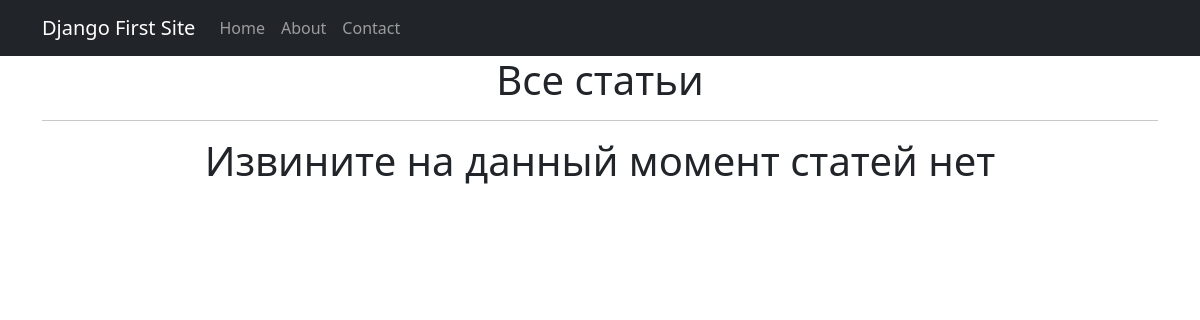
Before: /news/ with the older database file.
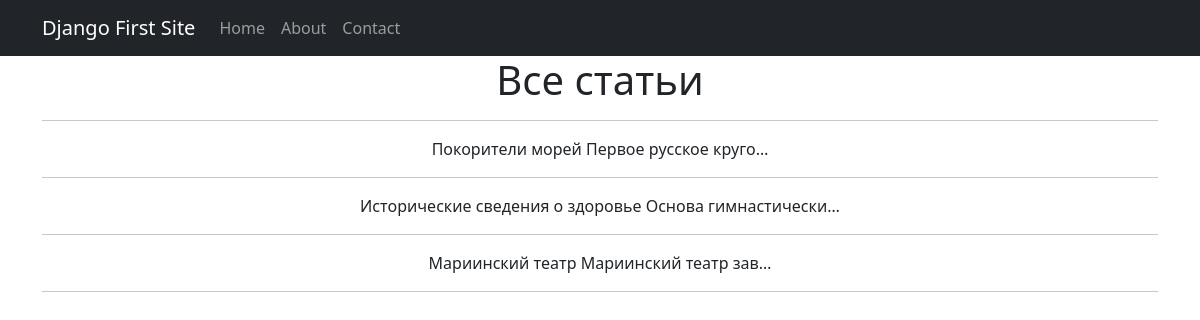
After: the same page with the newer database file.
### news/models.py (models this page shows, shortened)
class Post(models.Model):
    news = 'NW'
    article = 'AR'
    CATEGORY_CHOICES = [
        (news, 'Новость'),
        (article, 'Статья')
    ]
    post_author = models.ForeignKey(Author, on_delete=models.CASCADE)
    category_type = models.CharField(max_length=2, choices=CATEGORY_CHOICES,
                                     default=article)
    post_date = models.DateTimeField(auto_now_add=True)
    post_category = models.ManyToManyField(Category, through='PostCategory')
    post_title = models.CharField(max_length=128)
    post_text = models.TextField()
    post_rating = models.SmallIntegerField(default=0)

### news/views.py (the view)
# urls.py: path('', PostList.as_view()),
class PostList(ListView):
    model = Post
    ordering = '-post_date'
    template_name = 'news.html'
    context_object_name = 'news'

### news/templates/news/news.html (shortened to what this page needs)
{% extends 'flatpages/default.html' %}
{% block content %}
<h1>Все статьи</h1>
<hr>
{% if news %}
    {% for post in news %}
        {{ post.post_title }}
        {{ post.post_text|truncatechars:21}}
        <hr>
    {% endfor %}
{% else %}
    <h1>Извините на данный момент статей нет</h1>
{% endif %}
{% endblock content %}

### news/templates/news/flatpages/default.html (shortened to what this page needs)
<!DOCTYPE html>
<html lang="en">
    <head>
        {% load static %}
        <link href="{% static 'css/styles.css' %}" rel="stylesheet" />
    </head>
    <body>
       <nav class="navbar navbar-expand-lg navbar-dark bg-dark static-top">
            <div class="container">
                <a class="navbar-brand" href="#">Django First Site</a>
                <div class="collapse navbar-collapse" id="navbarResponsive">
                    <ul class="navbar-nav ml-auto">
                        <li class="nav-item active">
                            <a class="nav-link" href="/admin/">Home
                            </a>
                        </li>
                        <li class="nav-item">
                            <a class="nav-link" href="/about/">About</a>
                        </li>
                        <li class="nav-item">
                            <a class="nav-link" href="/contact/">Contact</a>
                        </li>
                    </ul>
                </div>
            </div>
        </nav>
        <div class="container">
            <div class="row">
                <div class="col-lg-12 text-center">
                    {% block content %}
                    {% endblock content %}
                </div>
            </div>
        </div>
    </body>
</html>

Changed rows visible on the page:
added Post: post_title "Покорители морей", post_text "Первое русское круго…"
added Post: post_title "Исторические сведения о здоровье", post_text "Основа гимнастически…"
added Post: post_title "Мариинский театр", post_text "Мариинский театр зав…"
Other visible differences:
text no longer shown: "Извините на данный момент статей нет"
